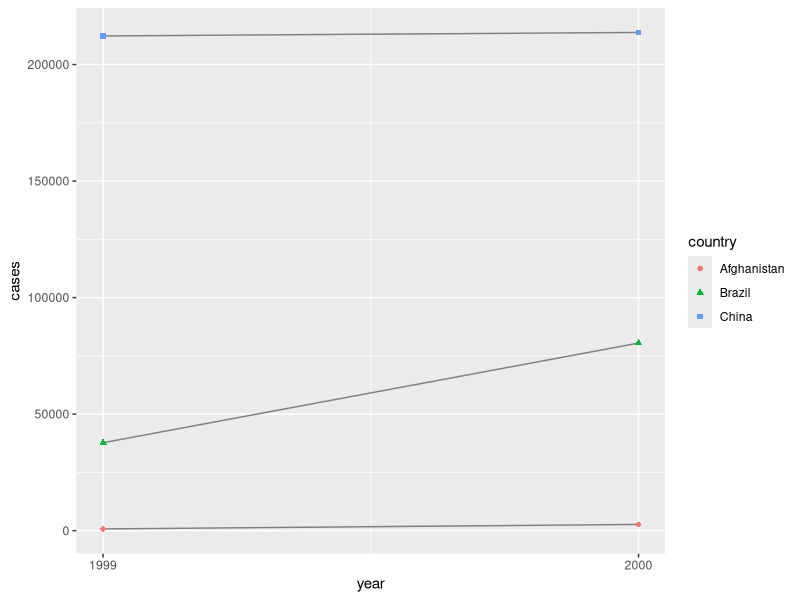
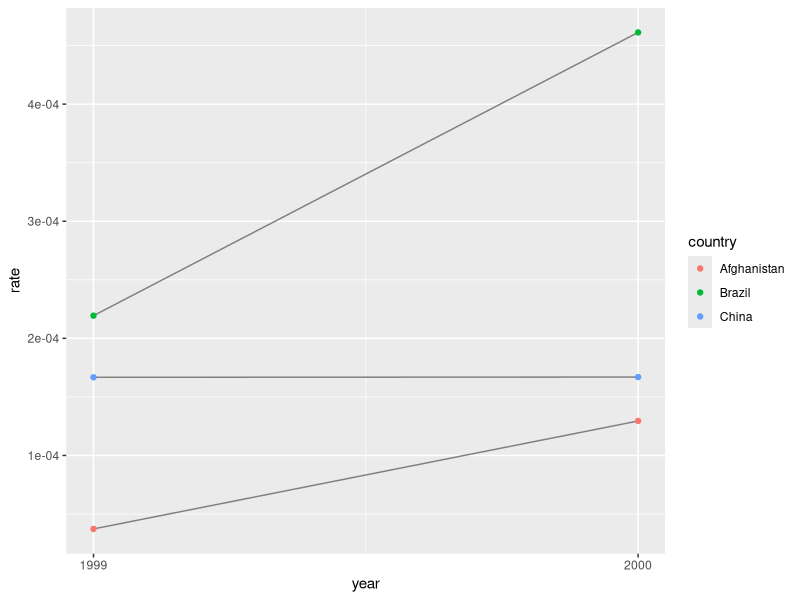

The R script that drew these images, in order: (Note: this script raises an error after producing the figures.)
# 7 데이터 타이디하게 하기
# 7.1 들어가기
# “행복한 가정은 모두 비슷하다. 불행한 가족은 자기 멋대로 불행하다.” — 레프 톨스토이
# “깔끔한 데이터셋은 모두 비슷하지만 엉망인 데이터셋은 자기 멋대로 엉망이다.” — 해들리 위컴
# 이 장에서는 R에서 데이터를 일관성 있게 정리하는 법을 학습한다.
# 이는 타이디(tidy, 깔끔한) 데이터라는 구조이다.
# 타이디 데이터 형식으로 만들기 위해서는 일부 선행되는 작업이 필요하지만,
# 장기적으로 이러한 작업이 큰 도움이 된다.
# tidyverse의 패키지들에 있는 타이디 데이터와 도구를 사용하면
# 데이터를 기존 표현법에서 다른 표현법으로 훨씬 짧은 시간 안에 처리할 수 있고,
# 따라서 분석 문제를 다루는 일에 더 많은 시간을 쓸 수 있게 된다.
# 이 장에서는 타이디 데이터에 대해 실무적으로 소개하고,
# tidyr 패키지에 포함된 도구를 살펴본다.
# Journal of Statistical Software 에 실린 Tidy Data 논문 에는 기본 이론에 대해 더 자세히 설명이 되어있다.

# 7.1.1 준비하기
# 이 장에서는 지저분한 데이터셋을 정리하는 도구가 있는 tidyr 패키지에 중점을 둘 것이다.
# tidyr 은 tidyverse 의 핵심 구성요소로 포함되어 있다
library(tidyverse)

# 7.2 타이디 데이터(Tidy Data)
# 하나의 기본 데이터를 표현하는 방식은 다양하다.
# 다음 예는 같은 데이터를 다른 네 가지 방식으로 구성하여 보여준다.
# 각 데이터셋은 country(국가), year(연도), population(인구) 및 cases(사례),
# 네 개의 변수 값을 동일하게 보여주지만 다른 방식으로 구성한다.
table1
table4a
table4b

#이들은 모두 같은 데이터를 표현한 것이지만, 사용성이 같지는 않다. 타이디한 데이터셋만 tidyverse 내부에서 작업하기 훨씬 쉬울 것이다.

# 데이터셋을 타이디하게 만드는, 서로 연관된 세 가지 규칙이 있다.
# 1. 변수마다 해당되는 열이 있어야 한다.
# 2. 관측값마다 해당되는 행이 있어야 한다.
# 3. 값마다 해당하는 하나의 셀이 있어야 한다.

# Figure 7.1 은 이러한 규칙을 시각적으로 보여준다.
# 데이터셋을 타이디하게 만드는 세 가지 규칙: 변수는 열에 있고, 관측값은 행에 있고, 값은 셀에 있다.
# 이 세 가지 규칙은 서로 연관되어 있다. 이 셋 중 두 가지만 충족시키는 것은 불가능하기 때문이다. 이 상호 관계때문에 다음과 같이 더 간단하고 실용적인 지침이 도출된다.
#
# 데이터셋을 티블에 각각 넣어라.
# 변수를 열에 각각 넣어라.
# 위의 예에서는 table1 만 타이디하다. 이 테이블만 유일하게 각 열이 변수인 표현이다.
# 데이터가 타이디해야 하는 이유는 무엇인가? 주요 장점은 두 가지이다.
# 데이터를 일관된 방식으로 저장하면 일반적으로 장점이 있다.
# 일관된 데이터 구조를 사용하면 이에 적용할 도구들이 공통성을 가지게 되어, 이들을 배우기가 더 쉬워진다.
# 변수를 열에 배치하면 R의 벡터화 속성이 가장 잘 발휘된다는 점에서 구체적인 장점이 있다.
# 뮤테이트 와 요약함수 에서 배웠겠지만, 대부분의 내장 R 함수는 벡터에 작동한다.
# 이러한 성질 때문에 타이디 데이터로 작업하는 것이 더 자연스럽게 된다.
# dplyr, ggplot2 를 비롯한 tidyverse 의 모든 패키지는 타이디 데이터로 동작하도록 설계되었다.
# 다음은 table1 을 사용하여 작업하는 방법을 보여주는 몇 가지 간단한 예제이다.
# Compute rate per 10,000
table1 %>%
  mutate(rate = cases / population * 10000)
#> # A tibble: 6 × 5
#>   country      year  cases population  rate
#>   <chr>       <int>  <int>      <int> <dbl>
#> 1 Afghanistan  1999    745   19987071 0.373
#> 2 Afghanistan  2000   2666   20595360 1.29
#> 3 Brazil       1999  37737  172006362 2.19
#> 4 Brazil       2000  80488  174504898 4.61
#> 5 China        1999 212258 1272915272 1.67
#> 6 China        2000 213766 1280428583 1.67

# Compute cases per year
table1 %>%
  count(year, wt = cases)
#> # A tibble: 2 × 2
#>    year      n
#>   <int>  <int>
#> 1  1999 250740
#> 2  2000 296920

# Visualise changes over time
library(ggplot2)
ggplot(table1, aes(year, cases)) +
  geom_line(aes(group = country), colour = "grey50") +
  geom_point(aes(colour = country, shape = country)) +
  scale_x_continuous(breaks = c(1999, 2000))

# 7.2.1 연습문제
# 1. 변수와 관측값이 각 샘플 테이블에서 어떻게 구성되어 있는지 설명하라.
# 2. table2 와 table4a + table4b 에서 비율(rate)을 계산하라. 다음의 네 가지 작업을 수행해야 한다.
#   a. 연도별, 국가별로 결핵 사례수(case)를 추출하라.
#   b. 연도별, 국가별로 해당하는 인구를 추출하라.
#   c. 사례수를 인구로 나누고 10,000 을 곱하라.
#   d. 적절한 곳에 다시 저장하라.
# 3. 가장 쉬운 표현법은 무엇인가? 어느 것이 가장 어려운가? 이유는?
# 4. table1 대신 table2 를 사용하여 시간 경과에 따른 사례수의 변화를 보여주는 플롯을 재생성하라. 먼저 무엇을 해야 하는가?

# #7.3 피봇팅
# 타이디 데이터의 원리는 너무 당연해 보여서,
# 과연 타이디하지 않은 데이터셋을 볼 일은 있을지 의문이 들 것이다.
# 하지만, 불행하게도 여러분이 마주치게 될 대부분의 데이터는 타이디하지 않을 것이다.
# 크게 두 가지 이유가 있다.

# 대부분의 사람들은 타이디 데이터의 원리에 익숙하지 않으며,
# 데이터 작업에 많은 시간을 써야만 타이디 데이터로 만들 수 있다.
# 데이터는 분석보다는 다른 용도에 편리하도록 구성되는 경우가 많다.
# 예를 들어 데이터는 가능한 한 쉽게 입력할 수 있도록 구성되기도 한다.
# 따라서, 대부분의 실제 분석에서는 타이디하게 만드는 작업이 필요하다.
# 첫번째 단계는 항상 변수와 관측값이 무엇인지 파악하는 것이다.
# 이 작업이 쉬울 때도 있지만, 어떤 경우에는 데이터를 처음 생성한 사람들과 상의해야 할 수도 있다.
# 두 번째 단계는 자주 일어나는 다음의 두 가지 문제 중 하나를 해결하는 것이다.
# 하나의 변수가 여러 열에 분산되어 있을 수 있다.
# 하나의 관측값이 여러 행에 흩어져 있을 수 있다.
# 일반적으로 데이터셋은 위 두가지 문제중 하나를 가지고 있을 것이다.
# 정말 행운이 없는 경우에는 두 문제 다 가지게 되고,
# tidyr 에 있는 가장 중요한 함수,
# pivot_longer() 와 pivot_wider() 가 필요하게 될 것이다.

# 7.3.1 Longer
# 자주 생기는 문제는 데이터셋의 일부 열 이름이 변수 이름이 아니라 변수 값인 경우이다.
# table4a를 보면 열 이름 1999 와 2000 은 year 변수 값을 나타내며,
# 각 행은 하나가 아닌 두 개의 관측값을 나타낸다.
table4a
# 이와 같은 데이터셋을 타이디하게 만들려면 해당 열을
# 새로운 두 변수로 피봇(pivot) 해야 한다.
# 이 작업을 설명하기 위해 세 가지 파라미터가 필요하다.

# 변수가 아니라 값을 나타내는 열 집합. 이 예에서는 열 1999 과 열 2000 이다.
# 열 이름을 이동시켜서 만들 변수이름. 여기에서는 year 이다.
# 열 값을 이동시켜서 만들 변수 이름. 여기에서는 cases(사례수) 이다.
# 이러한 파라미터와 함께 pivot_longer() 호출을 생성할 수 있다.
table4a %>%
  pivot_longer(
    cols = c(`1999`, `2000`),
    names_to = "year",
    values_to = "cases"
  )
# 수집하고자 하는 열을 지정하는 법은 dplyr::select() 스타일 표기법을 따른다.
# 여기에는 두 개의 열만 있으므로 개별적으로 나열한다.
# “1999” 와 “2000”은 구문론적 이름이 아니므로(즉, 문자로 시작하지 않으므로)
# 역따옴표로 둘러쌓아야 함을 주목하라.
# 열을 선택하는 다른 방법에 대해 기억이 나지 않는다면 5.3.2 을 참조하라.
# year, cases 는 table4a 에 있지 않아서
# 이 이름들을 names_to, values_to 인수로 지정할 때 따옴표를 사용한다.
# 최종 결과에서,
# 수집된 열은 삭제되고 새 year 와 cases 열이 생성된다.
# 한편, 원래 변수 간의 관계는 보존된다.
# 이는 Figure 7.2 에 시각적으로 표현되어 있다.
# 하지만 이슈가 하나 남았다.
# year 변수 유형을 살펴보자.
# year 가 수치형 (혹은 구체적으로는, 정수형) 이어야 하지만,
# 문자형으로 나타나고 있다.
# year 변수의 값이 table4a 의 헤딩으로 부터 왔기 때문이다.
# readr::parse_integer() 로 이 변수를 정수형으로 파싱하는
# dplyr::mutate() 단계를 파이프라인에 추가할 수 있다.
# 다른 유형의 벡터를 파싱하기 위한 함수는 섹션 ?? 을 참고하라.
table4a %>%
  pivot_longer(
    cols = c('1999', '2000'),
    names_to = "year",
    values_to = "cases"
  ) %>%
  mutate(year = parse_integer(year))
# 이제 year 가 수치형이다.
# 더 긴 포맷으로 데이터를 만들었다면,
# 다음과 같이 지금의 정리 연습을 하게 한 시각화를 생성할 수 있다.
# pivot_longer 를 사용하면 행 개수를 늘리고
# 열 개수를 줄여서 데이터셋을 길게 만든다.
# 나는 데이터셋이 “long form” 이라고 표현하는 것이 맞지 않는다고 믿는다.
# 길이는 상대적인 용어이고,
# (예를 들어) 데이터셋 A 가 데이터셋 B 보다 더 길다고만 이야기 할 수 있는 것이다.
# table4b 를 비슷한 방법으로 타이디하게 할 때 pivot_longer() 를 사용할 수 있다.
# 유일한 차이점은 셀 값에 저장된 변수이다.
table4a %>%
  pivot_longer(
    cols = c('1999', '2000'),
    names_to = "year",
    values_to = "population"
  ) %>%
  mutate(year = parse_integer(year))
# 타이디하게 된 table4a 와 table4b을 하나의 티블로 결합하려면
# dplyr::left_join() 을 사용해야 한다.
# 이 내용은 관계형 데이터에서 다룰 것이다.
tidy4a <- table4b %>%
  pivot_longer(
    cols = c(`1999`, `2000`),
    names_to = "year",
    values_to = "cases"
  ) %>%
  mutate(year = parse_integer(year))
tidy4b <- table4b %>%
  pivot_longer(
    cols = c(`1999`, `2000`),
    names_to = "year",
    values_to = "population"
  ) %>%
  mutate(year = parse_integer(year))
left_join(tidy4a, tidy4b)

# 7.3.2 Wider
# pivot_wider() 은 pivot_longer() 의 반대이다.
# 관측값이 여러 행에 흩어져 있을 때 사용한다.
# 예를 들어 table2 를 보자.
# 하나의 관측값은 한 해, 한 국가에 대한 것이지만, 각 관측값이 두 행에 흩어져 있다.
table2
# 주어진 연도의 각 국가별 rate (cases 를 population 로 나눈 값)을
# 계산해서 새로운 열에 기록하여 다음의 데이터프레임을 만든다고 해보자.

# cases 와 population 을 각각 열로 가지고,
# 이 열의 각 셀이 관련된 count 값을 가지는 데이터프레임이 필요하다는 말이다.
# pivot_longer() 와 비슷한 방식으로 표현방법을 분석해 보자.
# 그러나 이번에는 파라미터가 두 개만 필요하다.
# 변수 이름을 포함하는 열, 여기에서는 type 이다.
# 값을 포함하는 열, 여기에서는 count 이다.
# 이 파라미터들을 정하면 pivot_wider() 를 사용할 수 있다.
# 코드로는 아래에서 보여주고, 시각적으로는 Figure 7.3 에서 보여주고 있다.
table2 %>%
  pivot_wider(names_from = type, values_from = count)
#
# 더 넓은 포맷으로 데이터를 만들었다면,
# 이제 다음과 같이 정리하는 예제를 해볼 수 있는 데이터프레임을 생성할 수 있다.

table2 %>%
  pivot_wider(names_from = type, values_from = count) %>%
  mutate(rate = cases / population)
# 앞에서 연간 case 카운트를 시각화 했었고,
# 아래의 표현은 케이스 rate 을 시각화하는데 유용하다.
table2 %>%
  pivot_wider(names_from = type, values_from = count) %>%
  mutate(rate = cases / population) %>%
  ggplot(aes(x = year, y = rate)) +
  geom_line(aes(group = country), color = "grey50") +
  geom_point(aes(color = country, shpae = country)) +
  scale_x_continuous(breaks = c(1999, 2000))

# 이제 한 걸음 더 나아가서 데이터를 더 넓게 하여 1999 년과 2000 년의
# cases, population, rate 를 다음과 같이 개별 열에 기록해 보자.
# 이러한 표현법은 데이터 분석에 유용하지는 않지만
# 데이터 분석 리포트의 결과를 가지고 커뮤니케이션하기 위한
# 기초 테이블 용도로는 유용할 수 있다.

# 이를 위해 우리는 cases, population, rate 열 헤드에서 연도를 추가할 필요가 있고,
# 이러한 세 열에 있는 값을 여섯 열로 분산시켜야 할 필요가 있다.
# (데이터가 있는 연도마다 두 열). 이는 Figure 7.4 에 표현이 되어 있다.

# Two panels, one with a wider and
# the other with an even wider data frame.
# Arrows represent how population values for 1999 and 2000
# that are stored in a single column
# in the wide data frame are spread across two columns
# in the data frame that is even wider.
# These new columns are called population_1999 and population_2000.
# Figure 7.4: Pivoting table2 into an even “wider” form. Arrows for cases and rate values are omitted for clarity.
#
# 이를 위해, 피봇 함수를 한 번에 여러 열에 동작 시킬수 있다는 장점을 활용해 보자.
# 다음 코드 청크의 첫 세 라인은 우리가 이미 앞 단계에서 했던 것이고,
# 다른 pivot_wider() 단계를 추가한다.
# 이 단계에서 추가열을 cases, population, rate 에서 추출하고
# 열 이름들은 year 변수의 값으로 자동으로 꼬리가 달리게 한다.
table2 %>%
  pivot_wider(names_from = type, values_from = count) %>%
  mutate(rate = cases / population) %>%
  pivot_wider(
    names_from = year,
    values_from = c(cases, population, rate)
  )
# 마지막 단계는 결과 데이터프레임에서 열들을 이동시켜
# 1999년 데이터가 2000년 데이터보다 앞서 나오도록 하는 것이다.
# relocate() 함수를 사용하여 1999년 열을 2000년 열 앞에 오도록 할 수 있다.
table2 %>%
  pivot_wider(names_from = type, values_from = count) %>%
  mutate(rate = cases / population) %>%
  pivot_wider(
    names_from = year,
    values_from = c(cases, population, rate)
  ) %>%
  relocate(country, contains("1999"))
# 이름을 통해 이미 알아 차린 사람도 있겠지만,
# pivot_wider() 와 pivot_longer() 는 대칭 관계이다.
# pivot_longer() 는 넓은 테이블을 더 좁고 길게,
# pivot_longer() 는 긴 테이블을 더 짧고 넓게 만든다.

# 7.3.3 연습문제
# pivot_longer() 와 pivot_wider() 가 완벽하게 대칭이 아닌 이유는 무엇인가?
# 다음 예제를 주의 깊게 살펴보라.

stocks <- tibble(
  year   = c(2015, 2015, 2016, 2016),
  half  = c(   1,    2,     1,    2),
  return = c(1.88, 0.59, 0.92, 0.17)
)
stocks %>%
  pivot_wider(names_from = year, values_from = return) %>%
  pivot_longer(`2015`:`2016`, names_to = "year", values_to = "return")

# 2. 이 코드가 작동하지 않는 이유는 무엇인가?
table4a %>%
  pivot_longer(c(1999, 2000), names_to = "year", values_to = "cases")
# 연도가 문자형이여서 따옴표를 넣어야 한다.
table4a %>%
  pivot_longer(c(`1999`:`2000`), names_to = "year", values_to = "cases")

# 7.4 사례 연구
# 데이터를 타이디하게 만들기 위해 배운 것을 모두 정리하면서 이 장을 끝내자.
# tidyr::who 데이터셋에는 결핵(TB) 사례가 연도, 국가, 나이, 성별 및 진단 방법별로 세분화되어 있다.
# 이 데이터는 2014년 세계보건기구 전세계 결핵 보고서에 실렸으며,
# http://www.who.int/tb/country/data/download/en/에서 얻을 수 있다.
# 이 데이터셋에는 역학 정보가 풍부하게 있지만, 제공된 데이터 형식으로 작업하는 것은 쉽지 않다.
who

# 이 데이터셋은 매우 전형적인 실데이터이다.
# 여기에는 열 중복, 이상한 가변 코드 및 다수의 결측값이 있다.
# 즉, who 데이터는 지저분해서 여러 단계를 통해 타이디하게 만들어야 한다.
# dplyr 처럼, tidyr 은 각 함수가 한 가지를 잘하도록 설계되었다.
# 따라서, 일반적으로 실제 상황에서는 여러 동사를 파이프라인으로 함께 연결해야 한다.
# 변수가 아닌 열을 모으는 것부터 시작하는 것이 대개 가장 좋다. 다음을 살펴보자.
# country , iso2 및 iso3 는 국가를 중복해서 지정하는 세 개의 변수이다.
# year 또한 분명히 변수이다.
# 다른 모든 열은 아직 무엇인지 알 수 없지만,
# 변수 이름 (예: new_sp_m014 , new_ep_m014 , new_ep_f014 )의 구조를 보면 이들은 변수가 아닌 값일 가능성이 있다.
# 따라서 new_sp_m014 에서 newrel_f65 까지의 모든 열을 모을 필요가 있다.
# 그 값이 무엇을 나타내는지 아직 알지 못하기 때문에 일반 이름인 "key" 라는 이름을 붙일 것이다.
# 셀이 사례수를 나타내는 것을 알고 있으므로 변수 cases 를 사용한다.
# 현재 표현에는 많은 결측값이 있으므로 na.rm 을 사용하여 있는 값에만 집중할 것이다.

who1 <- who %>%
  pivot_longer(
    cols = new_sp_m014:newrel_f65,
    names_to = "key",
    values_to = "cases",
    values_drop_na = TRUE
  )
who1

# 새로운 key 열의 값을 세어서 값의 구조에 대한 힌트를 얻을 수 있다.
who1 %>%
  count(key)

# 머리를 굴려보고 몇 가지를 시도하면 나름대로 값의 구조를 분석할 수 있을 것이다.
# 하지만 다행스럽게도 우리는 데이터 사전을 써먹을 수 있다. 데이터 사전은 다음을 알려준다.
# 각 열의 처음 세 글자는 해당 열이 포함하는 결핵 사례가,
# 새로운 사례인지 과거 사례인지를 나타낸다. 이 데이터셋에서 각 열은 새로운 사례를 포함한다.
# 그 다음 두 글자는 다음의 결핵의 유형을 기술한다.
# rel 은 재발 사례를 의미한다.
# ep 는 폐외 (extrapulmonary) 결핵 사례를 의미한다.
# sn 은 폐 얼룩으로 보이지 않는 폐결핵의 사례를 의미한다. (smear negative)
# sp 는 폐 얼룩으로 보이는 폐결핵 사례를 의미한다. (smear positive)
# 여섯 번째 글자는 결핵 환자의 성별을 나타낸다. 남성(m )과 여성(f )으로 사례를 분류한다.
# 나머지 숫자는 연령대를 나타낸다. 다음의 7개 연령대로 사례를 분류한다.
# 014 = 0-14세
# 1524 = 15-24세
# 2534 = 25-34세
# 3544 = 35-44세
# 4554 = 45-54세
# 5564 = 55-64세
# 65 = 65세 이상
# 열 이름의 형식을 약간 수정해야 한다.
# 열 이름이 new_rel 이 아니라 newrel 이기 때문에 불행하게도 이름에 일관성이 없다.
# (여기에서 이를 발견해내기는 쉽지 않지만, 수정하지 않으면 이후에 에러가 발생한다.)
# 문자열에서 str_replace() 에 대해 배우겠지만, 기본적인 아이디어는 간단하다.
# ’newrel‘ 문자를 ’new_rel‘ 문자로 바꾼다. 이렇게 하면 모든 변수 이름에서 일관성이 유지된다.
who2 <- who1 %>%
  mutate(key = stringr::str_replace(key, "newrel", "new_rel"))
who2

# 각 코드의 값을 separate() 2회 실행하여 분리할 수 있다. 첫 번째 실행은 각 언더스코어마다 코드를 쪼갠다.
who3 <- who2 %>%
  separate(key, c("new", "type", "sexage"), sep="_")
who3
# 그런 다음, new 열은 이 데이터셋에서 상수이므로 제거할 수 있다. 이 참에 iso2 와 iso3 도 중복이므로 함께 제거하자.
who3 %>%
  count(new)
who4 <- who3 %>%
  select(-new, -iso2, -iso3)
who4
# 다음으로 sexage 를 sex 와 age 로 분리할 것이다.
who5 <- who4 %>%
  separate(sexage, c("sex", "age"), sep = 1)
who5

# 자, 이제 who 데이터셋은 타이디해졌다!
# 여기에서 중간 결과를 새로운 변수에 할당하며,
# 코드를 한 번에 한 조각씩 보았었다.
# 이는 일반적인 대화식 작업 방식이 아니다.
# 대신 앞으로 다음과 같이 점차 복잡한 파이프를 만들게 될 것이다.
who %>%
  pivot_longer(
    cols = new_sp_m014:newrel_f65,
    names_to = "key",
    values_to = "cases",
    values_drop_na = TRUE
  ) %>%
  mutate(
    key = stringr::str_replace(key, "newrel", "new_rel")
  ) %>%
  separate(key, c("new", "type", "sexage"), sep="_") %>%
  select(-new, -iso2, -iso3) %>%
  separate(sexage, c("sex", "age"), sep = 1)

# 7.5 타이디하지 않은 데이터
# 다른 주제로 넘어 가기 전에 타이디하지 않은 데이터에 대해 간단히 이야기 해보자.
# 이 장의 앞부분에서 타이디하지 않은 데이터를 의미하기 위해 부정적인 용어인 ’지저분한’을 사용했다.
# 이는 과도하게 단순화한 것이다. 타이디 데이터가 아니더라도 유용하고 잘 구성된, 많은 데이터 구조가 있다.
# 다른 데이터 구조를 사용하는 데는 주된 이유가 두 가지이다.
# 다른 표현 방식이 성능상, 저장용량상 장점이 클 수 있다.
# 전문 분야에서 독자적으로 진화시킨 데이터 저장 규칙이 타이디 데이터의 규칙과는 꽤 다를 수 있다.
# 이런 이유로 인해 티블(또는 데이터프레임)이 아닌 다른 것이 필요해진다.
# 데이터가 관측값과 변수로 구성된 직사각형 구조에 자연스럽게 맞아떨어진다면 타이디 데이터가 기본 선택이어야 한다고 생각한다.
# 그러나 다른 구조를 사용하는 데도 그럴만한 충분한 이유가 있다.
# 타이디 데이터만이 유일한 방법은 아니다.
# 타이디하지 않은 데이터에 대해 더 자세히 알고 싶다면 제프 릭(Jeff Leek)의 깊이 있는 블로그 게시물 을 적극 추천한다.

